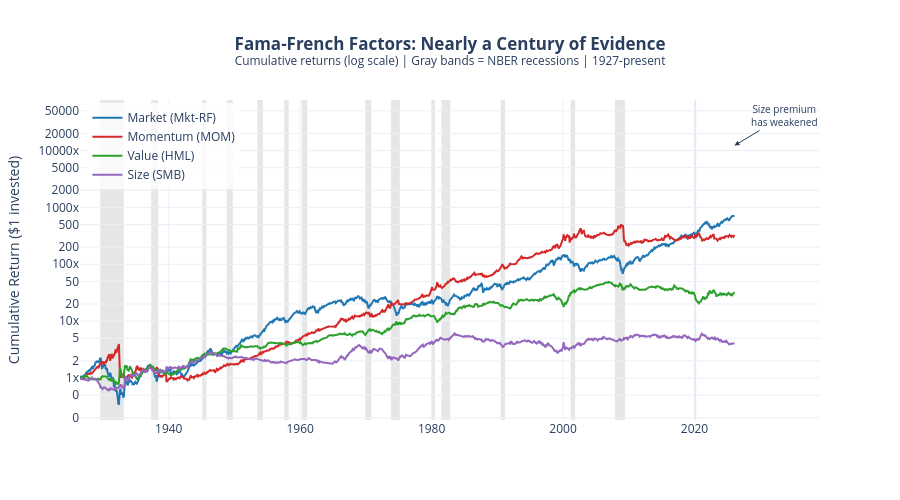

The cell this chart's notebook holds for it:
### Markdown cell above
### Add Regime Context to Figure 1

Recession shading separates secular compounding from crisis behavior.

### Code cell
# Add recession bands
for start, end in RECESSIONS:
    start_dt = datetime.strptime(start, "%Y-%m-%d")
    end_dt = datetime.strptime(end, "%Y-%m-%d")
    if start_dt >= cum_returns.index.min():
        fig.add_vrect(
            x0=start_dt, x1=end_dt, fillcolor="gray", opacity=0.2, layer="below", line_width=0
        )

fig.update_layout(
    title=dict(
        text="<b>Fama-French Factors: Nearly a Century of Evidence</b><br>"
        "<sup>Cumulative returns (log scale) | Gray bands = NBER recessions | 1927-present</sup>",
        x=0.5,
    ),
    xaxis_title="",
    yaxis_title="Cumulative Return ($1 invested)",
    yaxis_type="log",
    yaxis=dict(tickformat=".0f", ticksuffix="x"),
    legend=dict(yanchor="top", y=0.99, xanchor="left", x=0.01, bgcolor="rgba(255,255,255,0.8)"),
    hovermode="x unified",
    template="plotly_white",
    height=500,
)

# Annotation for size premium weakness
fig.add_annotation(
    x=cum_returns.index[-1],
    y=cum_returns["SMB"].iloc[-1],
    text="Size premium<br>has weakened",
    showarrow=True,
    arrowhead=2,
    ax=50,
    ay=-30,
    font=dict(size=10),
)

fig.show()

### Figure 1 — Plotly figure (JSON) as saved in the notebook; plotly's stock layout.template omitted (floating-point values rounded to 4 significant figures; data arrays with more than 128 entries replaced by an {"elided": "..."} marker saying what was removed)
{"data": [{"hovertemplate": "%{x|%Y-%m}<br>%{y:.2f}x<extra></extra>", "line": {"color": "#1f77b4", "width": 2}, "name": "Market (Mkt-RF)", "type": "scatter", "x": {"elided": "1196 str values"}, "y": {"elided": "1196 float values"}}, {"hovertemplate": "%{x|%Y-%m}<br>%{y:.2f}x<extra></extra>", "line": {"color": "#d62728", "width": 2}, "name": "Momentum (MOM)", "type": "scatter", "x": {"elided": "1196 str values"}, "y": {"elided": "1196 float values"}}, {"hovertemplate": "%{x|%Y-%m}<br>%{y:.2f}x<extra></extra>", "line": {"color": "#2ca02c", "width": 2}, "name": "Value (HML)", "type": "scatter", "x": {"elided": "1196 str values"}, "y": {"elided": "1196 float values"}}, {"hovertemplate": "%{x|%Y-%m}<br>%{y:.2f}x<extra></extra>", "line": {"color": "#9467bd", "width": 2}, "name": "Size (SMB)", "type": "scatter", "x": {"elided": "1196 str values"}, "y": {"elided": "1196 float values"}}], "layout": {"annotations": [{"arrowhead": 2, "ax": 50, "ay": -30, "font": {"size": 10}, "showarrow": true, "text": "Size premium<br>has weakened", "x": "2026-02-01T00:00:00", "y": 4.088}], "height": 500, "hovermode": "x unified", "legend": {"bgcolor": "rgba(255,255,255,0.8)", "x": 0.01, "xanchor": "left", "y": 0.99, "yanchor": "top"}, "shapes": [{"fillcolor": "gray", "layer": "below", "line": {"width": 0}, "opacity": 0.2, "type": "rect", "x0": "1929-08-01T00:00:00", "x1": "1933-03-01T00:00:00", "xref": "x", "y0": 0, "y1": 1, "yref": "y domain"}, {"fillcolor": "gray", "layer": "below", "line": {"width": 0}, "opacity": 0.2, "type": "rect", "x0": "1937-05-01T00:00:00", "x1": "1938-06-01T00:00:00", "xref": "x", "y0": 0, "y1": 1, "yref": "y domain"}, {"fillcolor": "gray", "layer": "below", "line": {"width": 0}, "opacity": 0.2, "type": "rect", "x0": "1945-02-01T00:00:00", "x1": "1945-10-01T00:00:00", "xref": "x", "y0": 0, "y1": 1, "yref": "y domain"}, {"fillcolor": "gray", "layer": "below", "line": {"width": 0}, "opacity": 0.2, "type": "rect", "x0": "1948-11-01T00:00:00", "x1": "1949-10-01T00:00:00", "xref": "x", "y0": 0, "y1": 1, "yref": "y domain"}, {"fillcolor": "gray", "layer": "below", "line": {"width": 0}, "opacity": 0.2, "type": "rect", "x0": "1953-07-01T00:00:00", "x1": "1954-05-01T00:00:00", "xref": "x", "y0": 0, "y1": 1, "yref": "y domain"}, {"fillcolor": "gray", "layer": "below", "line": {"width": 0}, "opacity": 0.2, "type": "rect", "x0": "1957-08-01T00:00:00", "x1": "1958-04-01T00:00:00", "xref": "x", "y0": 0, "y1": 1, "yref": "y domain"}, {"fillcolor": "gray", "layer": "below", "line": {"width": 0}, "opacity": 0.2, "type": "rect", "x0": "1960-04-01T00:00:00", "x1": "1961-02-01T00:00:00", "xref": "x", "y0": 0, "y1": 1, "yref": "y domain"}, {"fillcolor": "gray", "layer": "below", "line": {"width": 0}, "opacity": 0.2, "type": "rect", "x0": "1969-12-01T00:00:00", "x1": "1970-11-01T00:00:00", "xref": "x", "y0": 0, "y1": 1, "yref": "y domain"}, {"fillcolor": "gray", "layer": "below", "line": {"width": 0}, "opacity": 0.2, "type": "rect", "x0": "1973-11-01T00:00:00", "x1": "1975-03-01T00:00:00", "xref": "x", "y0": 0, "y1": 1, "yref": "y domain"}, {"fillcolor": "gray", "layer": "below", "line": {"width": 0}, "opacity": 0.2, "type": "rect", "x0": "1980-01-01T00:00:00", "x1": "1980-07-01T00:00:00", "xref": "x", "y0": 0, "y1": 1, "yref": "y domain"}, {"fillcolor": "gray", "layer": "below", "line": {"width": 0}, "opacity": 0.2, "type": "rect", "x0": "1981-07-01T00:00:00", "x1": "1982-11-01T00:00:00", "xref": "x", "y0": 0, "y1": 1, "yref": "y domain"}, {"fillcolor": "gray", "layer": "below", "line": {"width": 0}, "opacity": 0.2, "type": "rect", "x0": "1990-07-01T00:00:00", "x1": "1991-03-01T00:00:00", "xref": "x", "y0": 0, "y1": 1, "yref": "y domain"}, {"fillcolor": "gray", "layer": "below", "line": {"width": 0}, "opacity": 0.2, "type": "rect", "x0": "2001-03-01T00:00:00", "x1": "2001-11-01T00:00:00", "xref": "x", "y0": 0, "y1": 1, "yref": "y domain"}, {"fillcolor": "gray", "layer": "below", "line": {"width": 0}, "opacity": 0.2, "type": "rect", "x0": "2007-12-01T00:00:00", "x1": "2009-06-01T00:00:00", "xref": "x", "y0": 0, "y1": 1, "yref": "y domain"}, {"fillcolor": "gray", "layer": "below", "line": {"width": 0}, "opacity": 0.2, "type": "rect", "x0": "2020-02-01T00:00:00", "x1": "2020-04-01T00:00:00", "xref": "x", "y0": 0, "y1": 1, "yref": "y domain"}], "title": {"text": "<b>Fama-French Factors: Nearly a Century of Evidence</b><br><sup>Cumulative returns (log scale) | Gray bands = NBER recessions | 1927-present</sup>", "x": 0.5}, "xaxis": {"title": {"text": ""}}, "yaxis": {"tickformat": ".0f", "ticksuffix": "x", "title": {"text": "Cumulative Return ($1 invested)"}, "type": "log"}}}
